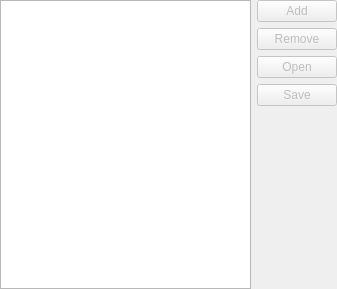
<?xml version="1.0" encoding="UTF-8"?>
<ui version="4.0">
 <class>EntryAttachmentsWidget</class>
 <widget class="QWidget" name="EntryAttachmentsWidget">
  <property name="geometry">
   <rect>
    <x>0</x>
    <y>0</y>
    <width>337</width>
    <height>289</height>
   </rect>
  </property>
  <property name="windowTitle">
   <string>Form</string>
  </property>
  <layout class="QHBoxLayout" name="horizontalLayout">
   <property name="leftMargin">
    <number>0</number>
   </property>
   <property name="topMargin">
    <number>0</number>
   </property>
   <property name="rightMargin">
    <number>0</number>
   </property>
   <property name="bottomMargin">
    <number>0</number>
   </property>
   <item>
    <widget class="QTableView" name="attachmentsView">
     <property name="accessibleName">
      <string>Attachments</string>
     </property>
    </widget>
   </item>
   <item>
    <widget class="QWidget" name="actionsWidget" native="true">
     <layout class="QVBoxLayout" name="verticalLayout">
      <property name="leftMargin">
       <number>0</number>
      </property>
      <property name="topMargin">
       <number>0</number>
      </property>
      <property name="rightMargin">
       <number>0</number>
      </property>
      <property name="bottomMargin">
       <number>0</number>
      </property>
      <item>
       <widget class="QPushButton" name="addAttachmentButton">
        <property name="enabled">
         <bool>false</bool>
        </property>
        <property name="accessibleName">
         <string>Add new attachment</string>
        </property>
        <property name="text">
         <string>Add</string>
        </property>
       </widget>
      </item>
      <item>
       <widget class="QPushButton" name="removeAttachmentButton">
        <property name="enabled">
         <bool>false</bool>
        </property>
        <property name="accessibleName">
         <string>Remove selected attachment</string>
        </property>
        <property name="text">
         <string>Remove</string>
        </property>
       </widget>
      </item>
      <item>
       <widget class="QPushButton" name="openAttachmentButton">
        <property name="enabled">
         <bool>false</bool>
        </property>
        <property name="accessibleName">
         <string>Open selected attachment</string>
        </property>
        <property name="text">
         <string>Open</string>
        </property>
       </widget>
      </item>
      <item>
       <widget class="QPushButton" name="saveAttachmentButton">
        <property name="enabled">
         <bool>false</bool>
        </property>
        <property name="accessibleName">
         <string>Save selected attachment to disk</string>
        </property>
        <property name="text">
         <string>Save</string>
        </property>
       </widget>
      </item>
      <item>
       <spacer name="verticalSpacer_2">
        <property name="orientation">
         <enum>Qt::Vertical</enum>
        </property>
        <property name="sizeHint" stdset="0">
         <size>
          <width>20</width>
          <height>173</height>
         </size>
        </property>
       </spacer>
      </item>
     </layout>
    </widget>
   </item>
  </layout>
 </widget>
 <resources/>
 <connections/>
</ui>
